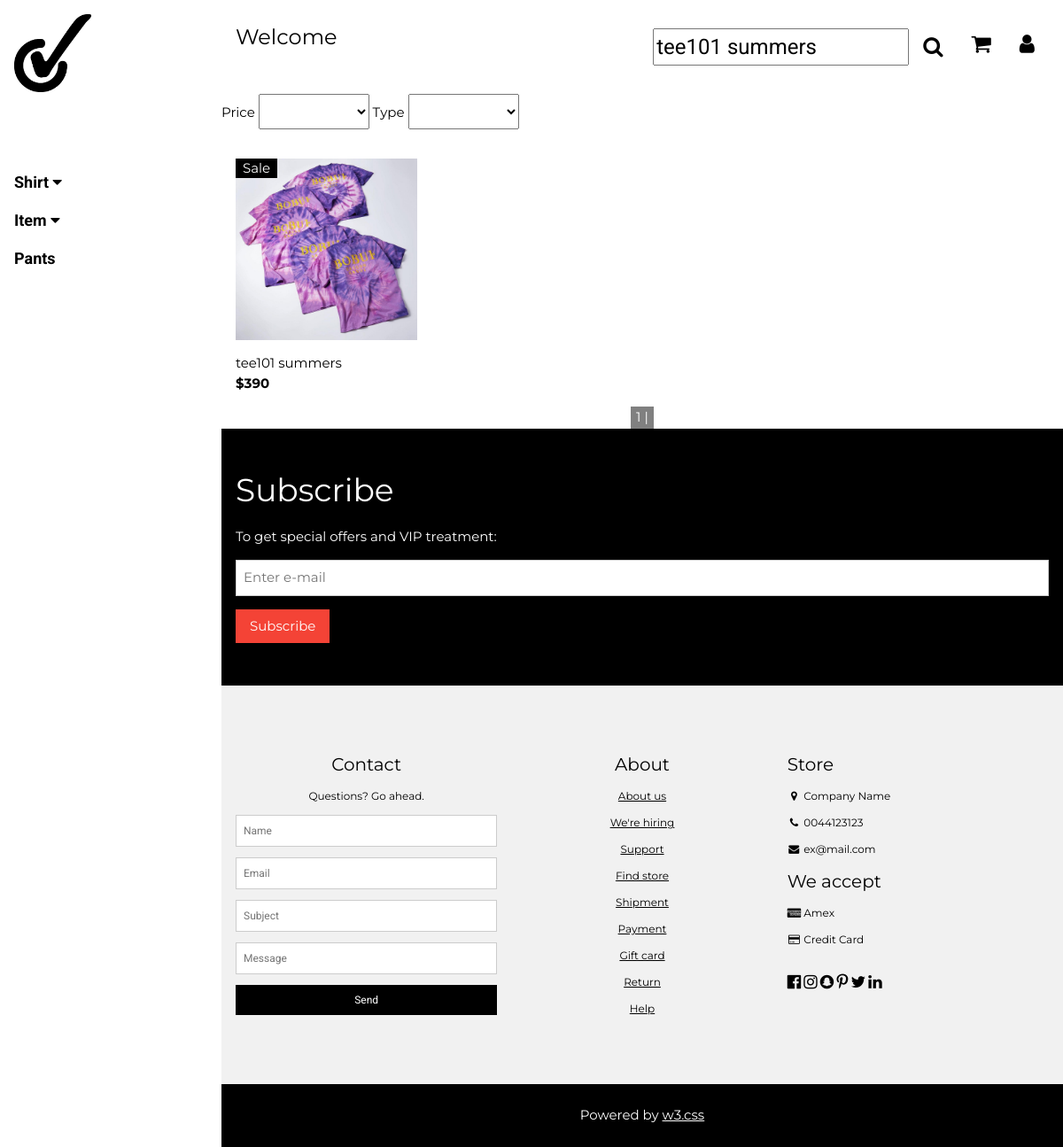
Page /Search.php?tukhoa=tee101 summers on the committed database.
### tables this page shows
CREATE TABLE `sanpham` (
  `maSP` int(30) NOT NULL,
  `maloaiSP` int(11) NOT NULL,
  `thongtinSP` varchar(100) NOT NULL,
  `tenSP` varchar(30) NOT NULL,
  `giaSP` int(11) NOT NULL,
  `hinhanhSP` varchar(100) NOT NULL,
  `sizeL` int(11) DEFAULT NULL,
  `sizeXL` int(11) DEFAULT NULL
);

### components/headmenu.php (the view, shortened to what the rows shown need)
<!DOCTYPE html>
<html lang="en">
<head>
</head>
<body>
</body>
</html>

### Search.php (shortened to what the rows shown need)
<!DOCTYPE html>
<html>
<link rel="stylesheet" href="SOURCE.css">
<link rel="stylesheet" href="https://cdnjs.cloudflare.com/ajax/libs/font-awesome/4.7.0/css/font-awesome.min.css">
<body class="w3-content" style="max-width:1200px" onload="reloadgiohang()">
    <?php include 'components/headmenu.php' ?>
    <div class="w3-row w3-whitescale" id="myTable">
        <?php
        $start = 0;
        $limit = 8;
        $current_page = 0;
        $total_page = 0;
        if ($_REQUEST['tukhoa'] != "") {
            $search = $_SESSION['tukhoa'] = $_REQUEST['tukhoa'];
            $conn = createDbConnection();
            if (isset($_REQUEST['from'])) {
                $_SESSION['loaisp'] = $_REQUEST['loaisp'];
                $_SESSION['from'] = $_REQUEST['from'];
                $_SESSION['to'] = $_REQUEST['to'];
                if ($_SESSION['from'] == "***") {
                    if ($_SESSION['loaisp'] == 0)
                        $result = mysqli_query($conn, "select count(*) as total from sanpham where tenSP like '%$search%' ");
                    else
                        $result = mysqli_query($conn, "select count(*) as total from sanpham where tenSP like '%$search%'&&  maloaiSP=" . $_SESSION['loaisp']);
                    phantrang($result);
                    if ($_SESSION['loaisp'] == 0)
                        $result = mysqli_query($conn, "SELECT * FROM sanpham  where tenSP like '%$search%' LIMIT $start, $limit");
                    else
                        $result = mysqli_query($conn, "SELECT * FROM sanpham  where tenSP like '%$search%' && MALOAISP=" . $_SESSION['loaisp'] . " LIMIT " . $start . "," . $limit);
                } else if ($_SESSION['from'] == 300) {
                    if ($_SESSION['loaisp'] == 0)
                        $result = mysqli_query($conn, "select count(*) as total from sanpham where giasp>=300 && tenSP like '%$search%' ");
                    else
                        $result = mysqli_query($conn, "select count(*) as total from sanpham where tenSP like '%$search%' && giasp>=300 &&  MALOAISP=" . $_SESSION['loaisp']);
                    phantrang($result);
                    if ($_SESSION['loaisp'] == 0)
                        $result = mysqli_query($conn, "SELECT * FROM sanpham  where tenSP like '%$search%' && GIASP>=" .  $_SESSION['from'] . " LIMIT " . $start . "," . $limit);
                    else
                        $result = mysqli_query($conn, "SELECT * FROM sanpham  where tenSP like '%$search%' && GIASP>=" .  $_SESSION['from'] . ' && MALOAISP= ' . $_SESSION['loaisp'] . " LIMIT " . $start . "," . $limit);
                } else {
                    if ($_SESSION['loaisp'] == 0)
                        $result = mysqli_query($conn, "select count(*) as total from sanpham where tenSP like '%$search%' && giasp>=" .  $_SESSION['from'] . ' && GIASP<= ' . $_SESSION['to']);
                    else
                        $result = mysqli_query($conn, "select count(*) as total from sanpham where tenSP like '%$search%' && giasp>=" .  $_SESSION['from'] . ' && GIASP<= ' . $_SESSION['to'] . ' && MALOAISP= ' . $_SESSION['loaisp']);
                    phantrang($result);
                    if ($_SESSION['loaisp'] == 0)
                        $result = mysqli_query($conn, "SELECT * FROM sanpham  where tenSP like '%$search%' && GIASP>=" .  $_SESSION['from'] . " && GIASP<= " . $_SESSION['to'] . " LIMIT " . $start . "," . $limit);
                    else
                        $result = mysqli_query($conn, "SELECT * FROM sanpham  where tenSP like '%$search%' && GIASP>=" .  $_SESSION['from'] . " && GIASP<= " . $_SESSION['to'] . ' && MALOAISP= ' . $_SESSION['loaisp'] . " LIMIT " . $start . "," . $limit);
                }
            } else {
                $result = mysqli_query($conn, "select count(*) as total from sanpham where tenSP like '%$search%' ");
                $result = mysqli_query($conn, "SELECT * FROM sanpham  where tenSP like '%$search%' LIMIT $start, $limit");
            }
            if ($result !== false && $result->num_rows > 0) {
                while ($row = $result->fetch_assoc()) {
        ?>
                    <?php include 'components/Product.php' ?>
                <?php
                }
                ?>
                <?php } else {
                echo "
          <p>Product was not found</p>";
            }
        } else if ($_REQUEST['tukhoa'] == "") {
            $search = $_SESSION['tukhoa'] = $_REQUEST['tukhoa'];
            $conn = createDbConnection();
            if (isset($_REQUEST['from'])) {
                $_SESSION['loaisp'] = $_REQUEST['loaisp'];
                $_SESSION['from'] = $_REQUEST['from'];
                $_SESSION['to'] = $_REQUEST['to'];
                if ($_SESSION['from'] == "***") {
                    if ($_SESSION['loaisp'] == 0)
                        $result = mysqli_query($conn, "select count(*) as total from sanpham ");
                    else
                        $result = mysqli_query($conn, "select count(*) as total from sanpham where  maloaiSP=" . $_SESSION['loaisp']);
                    phantrang($result);
                    if ($_SESSION['loaisp'] == 0)
                        $result = mysqli_query($conn, "SELECT * FROM sanpham   LIMIT $start, $limit");
                    else
                        $result = mysqli_query($conn, "SELECT * FROM sanpham  where  MALOAISP=" . $_SESSION['loaisp'] . " LIMIT " . $start . "," . $limit);
                } else if ($_SESSION['from'] == 300) {
                    if ($_SESSION['loaisp'] == 0)
                        $result = mysqli_query($conn, "select count(*) as total from sanpham where giasp>=300   ");
                    else
                        $result = mysqli_query($conn, "select count(*) as total from sanpham where  giasp>=300 &&  MALOAISP=" . $_SESSION['loaisp']);
                    phantrang($result);
                    if ($_SESSION['loaisp'] == 0)
                        $result = mysqli_query($conn, "SELECT * FROM sanpham  where   GIASP>=" .  $_SESSION['from'] . " LIMIT " . $start . "," . $limit);
                    else
                        $result = mysqli_query($conn, "SELECT * FROM sanpham  where  GIASP>=" .  $_SESSION['from'] . ' && MALOAISP= ' . $_SESSION['loaisp'] . " LIMIT " . $start . "," . $limit);
                } else {
                    if ($_SESSION['loaisp'] == 0)
                        $result = mysqli_query($conn, "select count(*) as total from sanpham where  giasp>=" .  $_SESSION['from'] . ' && GIASP<= ' . $_SESSION['to']);
                    else
                        $result = mysqli_query($conn, "select count(*) as total from sanpham where giasp>=" .  $_SESSION['from'] . ' && GIASP<= ' . $_SESSION['to'] . ' && MALOAISP= ' . $_SESSION['loaisp']);
                    phantrang($result);
                    if ($_SESSION['loaisp'] == 0)
                        $result = mysqli_query($conn, "SELECT * FROM sanpham  where GIASP>=" .  $_SESSION['from'] . " && GIASP<= " . $_SESSION['to'] . " LIMIT " . $start . "," . $limit);
                    else
                        $result = mysqli_query($conn, "SELECT * FROM sanpham  where GIASP>=" .  $_SESSION['from'] . " && GIASP<= " . $_SESSION['to'] . ' && MALOAISP= ' . $_SESSION['loaisp'] . " LIMIT " . $start . "," . $limit);
                }
            } else {
                $result = mysqli_query($conn, "select count(*) as total from sanpham  ");
                phantrang($result);
                $result = mysqli_query($conn, "SELECT * FROM sanpham   LIMIT $start, $limit");
            }
            if ($result !== false && $result->num_rows > 0) {
                while ($row = $result->fetch_assoc()) {
                ?>
                    <?php include 'components/Product.php' ?>
                <?php
                }
                ?>
                <div class="w3-bar w3-center ">
                    <?php
                    if (isset($_REQUEST['from'])) {
                        if ($current_page > 1 && $total_page > 1) {
                            echo '<button style=" color: #fff;border:none;background-color: black"><a href="Search.php?page=' . ($current_page - 1) . '&from=' . $_SESSION['from'] . '&to=' . $_SESSION['to'] . '&loaisp=' . $_SESSION['loaisp']  . '&tukhoa=' . $_SESSION['tukhoa'] . '">Prev</a></button> ';
                        }
                        for ($i = 1; $i <= $total_page; $i++) {
                            if ($i == $current_page) {
                                echo '<button style=" color: #fff;border:none;background-color: gray"><span>' . $i . '</span> | ';
                            } else {
                                echo '<button style=" color: #fff;border:none;background-color: black"><a href="Search.php?page=' . $i . '&from=' . $_SESSION['from'] . '&to=' . $_SESSION['to'] . '&loaisp=' . $_SESSION['loaisp']  . '&tukhoa=' . $_SESSION['tukhoa'] . '">' . $i . '</a> </button> ';
                            }
                        }
                        if ($current_page < $total_page && $total_page > 1) {
                            echo '<button style=" color: #fff;border:none;background-color: black"><a href="Search.php?page=' . ($current_page + 1) . '&from=' . $_SESSION['from'] . '&to=' . $_SESSION['to'] . '&loaisp=' . $_SESSION['loaisp']  . '&tukhoa=' . $_SESSION['tukhoa'] . '">Next</a> </button> ';
                        }
                    } else {
                        if ($current_page > 1 && $total_page > 1) {
                            echo '<button style=" color: #fff;border:none;background-color: black"><a href="Search.php?page=' . ($current_page - 1) . '&tukhoa=' . $_SESSION['tukhoa'] . '">Prev</a> </button> ';
                        }
                        for ($i = 1; $i <= $total_page; $i++) {
                            if ($i == $current_page) {
                                echo '<button style=" color: #fff;border:none;background-color: gray"><span>' . $i . '</span> | ';
                            } else {
                                echo '<button style=" color: #fff;border:none;background-color: black"><a href="Search.php?page=' . $i . '&tukhoa=' . $_SESSION['tukhoa'] . '">' . $i . '</a> </button> ';
                            }
                        }
                        if ($current_page < $total_page && $total_page > 1) {
                            echo '<button style=" color: #fff;border:none;background-color: black"><a href="Search.php?page=' . ($current_page + 1) . '&tukhoa=' . $_SESSION['tukhoa'] . '">Next</a> </button> ';
                        }
                    }
                    ?>
                </div>
        <?php } else {
                echo "
          <p>Product was not found</p>";
            }
        } else {
            echo "
        <p>Product was not found</p>
        ";
        }
        ?>
    </div>
    <div class="w3-container w3-black w3-padding-32">
        <h1>Subscribe</h1>
    </div>
</body>
</html>

### components/Product.php (shortened to what the rows shown need)
<div class="w3-col l3 s6">
    <div class="w3-container">
        <div class="w3-display-container">
            <img src="Images/T-SHIRT/<?= $row['hinhanhSP'] ?>" style="width:100%">
            <span class="w3-tag w3-display-topleft">Sale</span>
        </div>
        <p><?= $row['tenSP'] ?> <br><b>$<?= $row['giaSP'] ?></b></p>
    </div>
</div>

### rows in the picture
sanpham: hinhanhSP (picture), tenSP "tee101 summers", giaSP "390"
